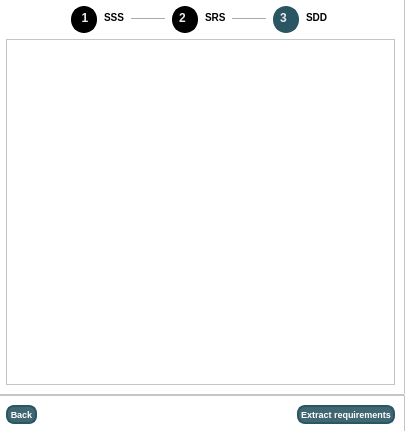
<?xml version="1.0" encoding="UTF-8"?>
<ui version="4.0">
 <class>style_exigence</class>
 <widget class="QDialog" name="style_exigence">
  <property name="geometry">
   <rect>
    <x>0</x>
    <y>0</y>
    <width>405</width>
    <height>431</height>
   </rect>
  </property>
  <property name="windowTitle">
   <string>Styles</string>
  </property>
  <property name="styleSheet">
   <string notr="true">    background-color: rgba(20, 31, 35, 1);</string>
  </property>
  <layout class="QHBoxLayout" name="horizontalLayout_2">
   <property name="spacing">
    <number>0</number>
   </property>
   <property name="leftMargin">
    <number>0</number>
   </property>
   <property name="topMargin">
    <number>0</number>
   </property>
   <property name="rightMargin">
    <number>0</number>
   </property>
   <property name="bottomMargin">
    <number>0</number>
   </property>
   <item>
    <widget class="QStackedWidget" name="Styles_stacked">
     <property name="styleSheet">
      <string notr="true">QFrame{
	background-color:white;
	color:black;
}

QLabel{
    color: black;
    font-size: 10px;
	padding-left:2px;
	font-weight: bold;
	padding-bottom:3px;
}</string>
     </property>
     <property name="currentIndex">
      <number>2</number>
     </property>
     <widget class="QWidget" name="page">
      <property name="styleSheet">
       <string notr="true"/>
      </property>
      <widget class="QFrame" name="frame">
       <property name="geometry">
        <rect>
         <x>-10</x>
         <y>-13</y>
         <width>421</width>
         <height>451</height>
        </rect>
       </property>
       <property name="styleSheet">
        <string notr="true"/>
       </property>
       <property name="frameShape">
        <enum>QFrame::Shape::StyledPanel</enum>
       </property>
       <property name="frameShadow">
        <enum>QFrame::Shadow::Raised</enum>
       </property>
       <layout class="QVBoxLayout" name="verticalLayout">
        <property name="spacing">
         <number>0</number>
        </property>
        <property name="leftMargin">
         <number>5</number>
        </property>
        <property name="topMargin">
         <number>5</number>
        </property>
        <property name="rightMargin">
         <number>5</number>
        </property>
        <property name="bottomMargin">
         <number>5</number>
        </property>
        <item>
         <widget class="QFrame" name="frame_3">
          <property name="sizePolicy">
           <sizepolicy hsizetype="Expanding" vsizetype="Expanding">
            <horstretch>0</horstretch>
            <verstretch>0</verstretch>
           </sizepolicy>
          </property>
          <property name="styleSheet">
           <string notr="true">
color:black;</string>
          </property>
          <property name="frameShape">
           <enum>QFrame::Shape::StyledPanel</enum>
          </property>
          <property name="frameShadow">
           <enum>QFrame::Shadow::Raised</enum>
          </property>
          <layout class="QVBoxLayout" name="verticalLayout_3">
           <property name="spacing">
            <number>5</number>
           </property>
           <item>
            <widget class="QFrame" name="frame_13">
             <property name="enabled">
              <bool>true</bool>
             </property>
             <property name="styleSheet">
              <string notr="true">#frame_13{
	border:none;
	background:transparent;
}</string>
             </property>
             <property name="frameShape">
              <enum>QFrame::Shape::StyledPanel</enum>
             </property>
             <property name="frameShadow">
              <enum>QFrame::Shadow::Raised</enum>
             </property>
             <layout class="QHBoxLayout" name="horizontalLayout_9">
              <property name="spacing">
               <number>2</number>
              </property>
              <property name="leftMargin">
               <number>60</number>
              </property>
              <property name="topMargin">
               <number>3</number>
              </property>
              <property name="rightMargin">
               <number>60</number>
              </property>
              <property name="bottomMargin">
               <number>0</number>
              </property>
              <item>
               <widget class="QLabel" name="label_21">
                <property name="maximumSize">
                 <size>
                  <width>31</width>
                  <height>27</height>
                 </size>
                </property>
                <property name="styleSheet">
                 <string notr="true">    border: 2px solid rgba(42, 85, 98, 1);
    background-color: rgba(42, 85, 98, 1);  
    border-radius: 13px;
    min-width: 20px;
    min-height: 20px;
    max-width: 20px;
    max-height: 20px;
    color: rgb(236, 236, 236);              
    font-weight: bold;
    font-size: 12px;
	margin-left:5px;
	qproperty-alignment: 'AlignCenter'; /* force le texte au centre */</string>
                </property>
                <property name="text">
                 <string>1</string>
                </property>
                <property name="scaledContents">
                 <bool>true</bool>
                </property>
                <property name="alignment">
                 <set>Qt::AlignmentFlag::AlignCenter</set>
                </property>
               </widget>
              </item>
              <item>
               <widget class="QLabel" name="label_22">
                <property name="maximumSize">
                 <size>
                  <width>30</width>
                  <height>20</height>
                 </size>
                </property>
                <property name="styleSheet">
                 <string notr="true">border:none;
background:transparent;</string>
                </property>
                <property name="text">
                 <string>SSS</string>
                </property>
               </widget>
              </item>
              <item>
               <widget class="Line" name="line_10">
                <property name="orientation">
                 <enum>Qt::Orientation::Horizontal</enum>
                </property>
               </widget>
              </item>
              <item>
               <widget class="QLabel" name="label_23">
                <property name="maximumSize">
                 <size>
                  <width>29</width>
                  <height>25</height>
                 </size>
                </property>
                <property name="styleSheet">
                 <string notr="true">    border: 1px solid rgba(188,195,205,1);
    background-color: white;  
    border-radius: 12px;
    min-width: 20px;
    min-height: 20px;
    max-width: 20px;
    max-height: 20px;
    color: rgba(88,92,101,1);              
    font-weight: bold;
    font-size: 12px;
	margin-left:5px;
	qproperty-alignment: 'AlignCenter'; /* force le texte au centre */</string>
                </property>
                <property name="text">
                 <string>2</string>
                </property>
                <property name="scaledContents">
                 <bool>true</bool>
                </property>
               </widget>
              </item>
              <item>
               <widget class="QLabel" name="label_24">
                <property name="maximumSize">
                 <size>
                  <width>30</width>
                  <height>20</height>
                 </size>
                </property>
                <property name="styleSheet">
                 <string notr="true">border:none;
background:transparent;</string>
                </property>
                <property name="text">
                 <string>SRS</string>
                </property>
               </widget>
              </item>
              <item>
               <widget class="Line" name="line_11">
                <property name="orientation">
                 <enum>Qt::Orientation::Horizontal</enum>
                </property>
               </widget>
              </item>
              <item>
               <widget class="QLabel" name="label_25">
                <property name="maximumSize">
                 <size>
                  <width>29</width>
                  <height>25</height>
                 </size>
                </property>
                <property name="styleSheet">
                 <string notr="true">    border: 1px solid rgba(188,195,205,1);
    background-color: white;  
    border-radius: 12px;
    min-width: 20px;
    min-height: 20px;
    max-width: 20px;
    max-height: 20px;
    color: rgba(88,92,101,1);              
    font-weight: bold;
    font-size: 12px;
	margin-left:5px;
	qproperty-alignment: 'AlignCenter'; /* force le texte au centre */</string>
                </property>
                <property name="text">
                 <string>3</string>
                </property>
               </widget>
              </item>
              <item>
               <widget class="QLabel" name="label_26">
                <property name="maximumSize">
                 <size>
                  <width>16777215</width>
                  <height>20</height>
                 </size>
                </property>
                <property name="styleSheet">
                 <string notr="true">border:none;
background:transparent;</string>
                </property>
                <property name="text">
                 <string>SDD</string>
                </property>
               </widget>
              </item>
             </layout>
            </widget>
           </item>
           <item>
            <widget class="QListWidget" name="style_liste">
             <property name="sizePolicy">
              <sizepolicy hsizetype="Expanding" vsizetype="Expanding">
               <horstretch>0</horstretch>
               <verstretch>0</verstretch>
              </sizepolicy>
             </property>
             <property name="styleSheet">
              <string notr="true">background-color:white;
color:black;</string>
             </property>
            </widget>
           </item>
          </layout>
         </widget>
        </item>
        <item>
         <widget class="QFrame" name="frame_2">
          <property name="minimumSize">
           <size>
            <width>0</width>
            <height>34</height>
           </size>
          </property>
          <property name="styleSheet">
           <string notr="true">background-color: white;
color:black;</string>
          </property>
          <property name="frameShape">
           <enum>QFrame::Shape::StyledPanel</enum>
          </property>
          <property name="frameShadow">
           <enum>QFrame::Shadow::Raised</enum>
          </property>
          <layout class="QHBoxLayout" name="horizontalLayout">
           <property name="leftMargin">
            <number>6</number>
           </property>
           <property name="topMargin">
            <number>5</number>
           </property>
           <item>
            <spacer name="horizontalSpacer_2">
             <property name="orientation">
              <enum>Qt::Orientation::Horizontal</enum>
             </property>
             <property name="sizeHint" stdset="0">
              <size>
               <width>40</width>
               <height>20</height>
              </size>
             </property>
            </spacer>
           </item>
           <item>
            <widget class="QPushButton" name="pushButton_2">
             <property name="minimumSize">
              <size>
               <width>0</width>
               <height>18</height>
              </size>
             </property>
             <property name="maximumSize">
              <size>
               <width>16777215</width>
               <height>18</height>
              </size>
             </property>
             <property name="styleSheet">
              <string notr="true">QPushButton {
    background-color: rgba(42, 85, 98,0.9); 
    color: white;
    border: 2px solid rgba(42, 85, 98,1);
    border-radius: 8px; 
    font-size: 9px; 
    padding: 2px; 
    font-weight: bold;
    text-align: center; 
}

QPushButton:hover {
    background-color: rgba(42, 85, 98, 1); 
    border: 2px solid #5577a4;
}

QPushButton:pressed {
    background-color: #1f2a3b; 
    border: 2px solid #2b3d56; 
}
</string>
             </property>
             <property name="text">
              <string>Continue</string>
             </property>
            </widget>
           </item>
          </layout>
         </widget>
        </item>
       </layout>
      </widget>
     </widget>
     <widget class="QWidget" name="page_2">
      <widget class="QFrame" name="frame_4">
       <property name="geometry">
        <rect>
         <x>-10</x>
         <y>-10</y>
         <width>421</width>
         <height>451</height>
        </rect>
       </property>
       <property name="styleSheet">
        <string notr="true">background-color: rgba(20, 31, 35, 1);</string>
       </property>
       <property name="frameShape">
        <enum>QFrame::Shape::StyledPanel</enum>
       </property>
       <property name="frameShadow">
        <enum>QFrame::Shadow::Raised</enum>
       </property>
       <layout class="QVBoxLayout" name="verticalLayout_2">
        <property name="spacing">
         <number>0</number>
        </property>
        <property name="leftMargin">
         <number>5</number>
        </property>
        <property name="topMargin">
         <number>5</number>
        </property>
        <property name="rightMargin">
         <number>5</number>
        </property>
        <property name="bottomMargin">
         <number>5</number>
        </property>
        <item>
         <widget class="QFrame" name="frame_5">
          <property name="sizePolicy">
           <sizepolicy hsizetype="Expanding" vsizetype="Expanding">
            <horstretch>0</horstretch>
            <verstretch>0</verstretch>
           </sizepolicy>
          </property>
          <property name="styleSheet">
           <string notr="true">background-color:white;
color:black;</string>
          </property>
          <property name="frameShape">
           <enum>QFrame::Shape::StyledPanel</enum>
          </property>
          <property name="frameShadow">
           <enum>QFrame::Shadow::Raised</enum>
          </property>
          <layout class="QVBoxLayout" name="verticalLayout_4">
           <item alignment="Qt::AlignmentFlag::AlignTop">
            <widget class="QFrame" name="frame_12">
             <property name="enabled">
              <bool>true</bool>
             </property>
             <property name="styleSheet">
              <string notr="true">#frame_12{
	border:none;
}</string>
             </property>
             <property name="frameShape">
              <enum>QFrame::Shape::StyledPanel</enum>
             </property>
             <property name="frameShadow">
              <enum>QFrame::Shadow::Raised</enum>
             </property>
             <layout class="QHBoxLayout" name="horizontalLayout_7">
              <property name="spacing">
               <number>2</number>
              </property>
              <property name="leftMargin">
               <number>60</number>
              </property>
              <property name="topMargin">
               <number>0</number>
              </property>
              <property name="rightMargin">
               <number>60</number>
              </property>
              <property name="bottomMargin">
               <number>0</number>
              </property>
              <item>
               <widget class="QLabel" name="label_8">
                <property name="maximumSize">
                 <size>
                  <width>31</width>
                  <height>27</height>
                 </size>
                </property>
                <property name="styleSheet">
                 <string notr="true">#label_8 {
    border: 2px solid black;
    background-color: black;  
    border-radius: 13px;
    min-width: 20px;
    min-height: 20px;
    max-width: 20px;
    max-height: 20px;
    color: rgb(236, 236, 236);              
    font-weight: bold;
    font-size: 12px;
	margin-left:5px;
	qproperty-alignment: 'AlignCenter'; /* force le texte au centre */
}</string>
                </property>
                <property name="text">
                 <string>1</string>
                </property>
                <property name="scaledContents">
                 <bool>true</bool>
                </property>
                <property name="alignment">
                 <set>Qt::AlignmentFlag::AlignCenter</set>
                </property>
               </widget>
              </item>
              <item>
               <widget class="QLabel" name="label_10">
                <property name="maximumSize">
                 <size>
                  <width>30</width>
                  <height>20</height>
                 </size>
                </property>
                <property name="text">
                 <string>SSS</string>
                </property>
               </widget>
              </item>
              <item>
               <widget class="Line" name="line_6">
                <property name="orientation">
                 <enum>Qt::Orientation::Horizontal</enum>
                </property>
               </widget>
              </item>
              <item>
               <widget class="QLabel" name="label_11">
                <property name="maximumSize">
                 <size>
                  <width>31</width>
                  <height>27</height>
                 </size>
                </property>
                <property name="styleSheet">
                 <string notr="true">#label_11{
    border: 2px solid rgba(42, 85, 98, 1);
    background-color: rgba(42, 85, 98, 1);  
    border-radius: 13px;
    min-width: 20px;
    min-height: 20px;
    max-width: 20px;
    max-height: 20px;
    color: rgb(236, 236, 236);              
    font-weight: bold;
    font-size: 12px;
	margin-left:5px;
	qproperty-alignment: 'AlignCenter'; /* force le texte au centre */
}</string>
                </property>
                <property name="text">
                 <string>2</string>
                </property>
                <property name="scaledContents">
                 <bool>true</bool>
                </property>
               </widget>
              </item>
              <item>
               <widget class="QLabel" name="label_12">
                <property name="maximumSize">
                 <size>
                  <width>30</width>
                  <height>20</height>
                 </size>
                </property>
                <property name="styleSheet">
                 <string notr="true">#label_3 {
    border: 2px solid rgba(188,195,205,1);
    background-color: white;  
    border-radius: 13px;
    min-width: 20px;
    min-height: 20px;
    max-width: 20px;
    max-height: 20px;
    color: rgba(88,92,101,1);              
    font-weight: bold;
    font-size: 12px;
	qproperty-alignment: 'AlignCenter'; /* force le texte au centre */
}</string>
                </property>
                <property name="text">
                 <string>SRS</string>
                </property>
               </widget>
              </item>
              <item>
               <widget class="Line" name="line_7">
                <property name="orientation">
                 <enum>Qt::Orientation::Horizontal</enum>
                </property>
               </widget>
              </item>
              <item>
               <widget class="QLabel" name="label_13">
                <property name="maximumSize">
                 <size>
                  <width>29</width>
                  <height>25</height>
                 </size>
                </property>
                <property name="styleSheet">
                 <string notr="true">#label_13 {
    border: 1px solid rgba(188,195,205,1);
    background-color: white;  
    border-radius: 12px;
    min-width: 20px;
    min-height: 20px;
    max-width: 20px;
    max-height: 20px;
    color: rgba(88,92,101,1);              
    font-weight: bold;
    font-size: 12px;
	margin-left:5px;
	qproperty-alignment: 'AlignCenter'; /* force le texte au centre */
}</string>
                </property>
                <property name="text">
                 <string>3</string>
                </property>
               </widget>
              </item>
              <item>
               <widget class="QLabel" name="label_14">
                <property name="maximumSize">
                 <size>
                  <width>16777215</width>
                  <height>20</height>
                 </size>
                </property>
                <property name="text">
                 <string>SDD</string>
                </property>
               </widget>
              </item>
             </layout>
            </widget>
           </item>
           <item>
            <widget class="QListWidget" name="style_liste_2">
             <property name="sizePolicy">
              <sizepolicy hsizetype="Expanding" vsizetype="Expanding">
               <horstretch>0</horstretch>
               <verstretch>0</verstretch>
              </sizepolicy>
             </property>
             <property name="styleSheet">
              <string notr="true">background-color:white;
color:black;</string>
             </property>
            </widget>
           </item>
          </layout>
         </widget>
        </item>
        <item alignment="Qt::AlignmentFlag::AlignBottom">
         <widget class="QFrame" name="frame_6">
          <property name="styleSheet">
           <string notr="true">background-color: white;
color:black;</string>
          </property>
          <property name="frameShape">
           <enum>QFrame::Shape::StyledPanel</enum>
          </property>
          <property name="frameShadow">
           <enum>QFrame::Shadow::Raised</enum>
          </property>
          <layout class="QHBoxLayout" name="horizontalLayout_3">
           <item>
            <widget class="QPushButton" name="pushButton_4">
             <property name="styleSheet">
              <string notr="true">QPushButton {
    background-color: rgba(42, 85, 98,0.9); 
    color: white;
    border: 2px solid rgba(42, 85, 98,1);
    border-radius: 8px; 
    font-size: 9px; 
    padding: 2px; 
    font-weight: bold;
    text-align: center; 
}

QPushButton:hover {
    background-color: rgba(42, 85, 98, 1); 
    border: 2px solid #5577a4;
}

QPushButton:pressed {
    background-color: #1f2a3b; 
    border: 2px solid #2b3d56; 
}
</string>
             </property>
             <property name="text">
              <string>Back</string>
             </property>
            </widget>
           </item>
           <item>
            <spacer name="horizontalSpacer_3">
             <property name="orientation">
              <enum>Qt::Orientation::Horizontal</enum>
             </property>
             <property name="sizeHint" stdset="0">
              <size>
               <width>40</width>
               <height>20</height>
              </size>
             </property>
            </spacer>
           </item>
           <item>
            <widget class="QPushButton" name="pushButton_6">
             <property name="styleSheet">
              <string notr="true">QPushButton {
    background-color: rgba(42, 85, 98,0.9); 
    color: white;
    border: 2px solid rgba(42, 85, 98,1);
    border-radius: 8px; 
    font-size: 9px; 
    padding: 2px; 
    font-weight: bold;
    text-align: center; 
}

QPushButton:hover {
    background-color: rgba(42, 85, 98, 1); 
    border: 2px solid #5577a4;
}

QPushButton:pressed {
    background-color: #1f2a3b; 
    border: 2px solid #2b3d56; 
}
</string>
             </property>
             <property name="text">
              <string>Continue</string>
             </property>
            </widget>
           </item>
          </layout>
         </widget>
        </item>
       </layout>
      </widget>
     </widget>
     <widget class="QWidget" name="page_3">
      <widget class="QFrame" name="frame_7">
       <property name="geometry">
        <rect>
         <x>-10</x>
         <y>-10</y>
         <width>421</width>
         <height>451</height>
        </rect>
       </property>
       <property name="styleSheet">
        <string notr="true">background-color: rgba(20, 31, 35, 1);</string>
       </property>
       <property name="frameShape">
        <enum>QFrame::Shape::StyledPanel</enum>
       </property>
       <property name="frameShadow">
        <enum>QFrame::Shadow::Raised</enum>
       </property>
       <layout class="QVBoxLayout" name="verticalLayout_5">
        <property name="spacing">
         <number>0</number>
        </property>
        <property name="leftMargin">
         <number>5</number>
        </property>
        <property name="topMargin">
         <number>5</number>
        </property>
        <property name="rightMargin">
         <number>5</number>
        </property>
        <property name="bottomMargin">
         <number>5</number>
        </property>
        <item>
         <widget class="QFrame" name="frame_8">
          <property name="sizePolicy">
           <sizepolicy hsizetype="Expanding" vsizetype="Expanding">
            <horstretch>0</horstretch>
            <verstretch>0</verstretch>
           </sizepolicy>
          </property>
          <property name="styleSheet">
           <string notr="true">QFrame{
	background-color:white;
	color:black;
}

QLabel{
    color: black;
    font-size: 10px;
	padding-left:2px;
	font-weight: bold;
	padding-bottom:3px;
}</string>
          </property>
          <property name="frameShape">
           <enum>QFrame::Shape::StyledPanel</enum>
          </property>
          <property name="frameShadow">
           <enum>QFrame::Shadow::Raised</enum>
          </property>
          <layout class="QVBoxLayout" name="verticalLayout_6">
           <item alignment="Qt::AlignmentFlag::AlignTop">
            <widget class="QFrame" name="frame_10">
             <property name="styleSheet">
              <string notr="true">#frame_10{
	border:none;
}</string>
             </property>
             <property name="frameShape">
              <enum>QFrame::Shape::StyledPanel</enum>
             </property>
             <property name="frameShadow">
              <enum>QFrame::Shadow::Raised</enum>
             </property>
             <layout class="QHBoxLayout" name="horizontalLayout_6">
              <property name="spacing">
               <number>2</number>
              </property>
              <property name="leftMargin">
               <number>60</number>
              </property>
              <property name="topMargin">
               <number>0</number>
              </property>
              <property name="rightMargin">
               <number>60</number>
              </property>
              <property name="bottomMargin">
               <number>0</number>
              </property>
              <item>
               <widget class="QLabel" name="label_4">
                <property name="maximumSize">
                 <size>
                  <width>31</width>
                  <height>27</height>
                 </size>
                </property>
                <property name="styleSheet">
                 <string notr="true">    border: 2px solid black;
    background-color: black;  
    border-radius: 13px;
    min-width: 20px;
    min-height: 20px;
    max-width: 20px;
    max-height: 20px;
    color: rgb(236, 236, 236);              
    font-weight: bold;
    font-size: 12px;
	margin-left:5px;
	qproperty-alignment: 'AlignCenter'; /* force le texte au centre */</string>
                </property>
                <property name="text">
                 <string>1</string>
                </property>
                <property name="scaledContents">
                 <bool>true</bool>
                </property>
                <property name="alignment">
                 <set>Qt::AlignmentFlag::AlignCenter</set>
                </property>
               </widget>
              </item>
              <item>
               <widget class="QLabel" name="label_3">
                <property name="maximumSize">
                 <size>
                  <width>30</width>
                  <height>20</height>
                 </size>
                </property>
                <property name="text">
                 <string>SSS</string>
                </property>
               </widget>
              </item>
              <item>
               <widget class="Line" name="line_4">
                <property name="orientation">
                 <enum>Qt::Orientation::Horizontal</enum>
                </property>
               </widget>
              </item>
              <item>
               <widget class="QLabel" name="label_5">
                <property name="maximumSize">
                 <size>
                  <width>31</width>
                  <height>27</height>
                 </size>
                </property>
                <property name="styleSheet">
                 <string notr="true">    border: 2px solid black;
    background-color: black;  
    border-radius: 13px;
    min-width: 20px;
    min-height: 20px;
    max-width: 20px;
    max-height: 20px;
    color: rgb(236, 236, 236);              
    font-weight: bold;
    font-size: 12px;
	margin-left:5px;
	qproperty-alignment: 'AlignCenter'; /* force le texte au centre */</string>
                </property>
                <property name="text">
                 <string>2</string>
                </property>
                <property name="scaledContents">
                 <bool>true</bool>
                </property>
               </widget>
              </item>
              <item>
               <widget class="QLabel" name="label_6">
                <property name="maximumSize">
                 <size>
                  <width>30</width>
                  <height>20</height>
                 </size>
                </property>
                <property name="styleSheet">
                 <string notr="true">#label_3 {
    border: 2px solid rgba(188,195,205,1);
    background-color: white;  
    border-radius: 13px;
    min-width: 20px;
    min-height: 20px;
    max-width: 20px;
    max-height: 20px;
    color: rgba(88,92,101,1);              
    font-weight: bold;
    font-size: 12px;
	qproperty-alignment: 'AlignCenter'; /* force le texte au centre */
}</string>
                </property>
                <property name="text">
                 <string>SRS</string>
                </property>
               </widget>
              </item>
              <item>
               <widget class="Line" name="line_5">
                <property name="orientation">
                 <enum>Qt::Orientation::Horizontal</enum>
                </property>
               </widget>
              </item>
              <item>
               <widget class="QLabel" name="label_7">
                <property name="maximumSize">
                 <size>
                  <width>31</width>
                  <height>27</height>
                 </size>
                </property>
                <property name="styleSheet">
                 <string notr="true">#label_7 {
    border: 2px solid rgba(42, 85, 98, 1);
    background-color: rgba(42, 85, 98, 1);  
    border-radius: 13px;
    min-width: 20px;
    min-height: 20px;
    max-width: 20px;
    max-height: 20px;
    color: rgb(236, 236, 236);              
    font-weight: bold;
    font-size: 12px;
	margin-left:5px;
	qproperty-alignment: 'AlignCenter'; /* force le texte au centre */
}</string>
                </property>
                <property name="text">
                 <string>3</string>
                </property>
               </widget>
              </item>
              <item>
               <widget class="QLabel" name="label_9">
                <property name="maximumSize">
                 <size>
                  <width>16777215</width>
                  <height>20</height>
                 </size>
                </property>
                <property name="text">
                 <string>SDD</string>
                </property>
               </widget>
              </item>
             </layout>
            </widget>
           </item>
           <item>
            <widget class="QListWidget" name="style_liste_3">
             <property name="sizePolicy">
              <sizepolicy hsizetype="Expanding" vsizetype="Expanding">
               <horstretch>0</horstretch>
               <verstretch>0</verstretch>
              </sizepolicy>
             </property>
             <property name="maximumSize">
              <size>
               <width>16777215</width>
               <height>16777215</height>
              </size>
             </property>
             <property name="styleSheet">
              <string notr="true">background-color:white;
color:black;</string>
             </property>
            </widget>
           </item>
          </layout>
         </widget>
        </item>
        <item>
         <widget class="QFrame" name="frame_9">
          <property name="styleSheet">
           <string notr="true">background-color: white;
color:black;</string>
          </property>
          <property name="frameShape">
           <enum>QFrame::Shape::StyledPanel</enum>
          </property>
          <property name="frameShadow">
           <enum>QFrame::Shadow::Raised</enum>
          </property>
          <layout class="QHBoxLayout" name="horizontalLayout_4">
           <item>
            <widget class="QPushButton" name="pushButton_3">
             <property name="styleSheet">
              <string notr="true">QPushButton {
    background-color: rgba(42, 85, 98,0.9); 
    color: white;
    border: 2px solid rgba(42, 85, 98,1);
    border-radius: 8px; 
    font-size: 9px; 
    padding: 2px; 
    font-weight: bold;
    text-align: center; 
}

QPushButton:hover {
    background-color: rgba(42, 85, 98, 1); 
    border: 2px solid #5577a4;
}

QPushButton:pressed {
    background-color: #1f2a3b; 
    border: 2px solid #2b3d56; 
}
</string>
             </property>
             <property name="text">
              <string>Back</string>
             </property>
            </widget>
           </item>
           <item>
            <spacer name="horizontalSpacer">
             <property name="orientation">
              <enum>Qt::Orientation::Horizontal</enum>
             </property>
             <property name="sizeHint" stdset="0">
              <size>
               <width>40</width>
               <height>20</height>
              </size>
             </property>
            </spacer>
           </item>
           <item>
            <widget class="QPushButton" name="pushButton_5">
             <property name="styleSheet">
              <string notr="true">QPushButton {
    background-color: rgba(42, 85, 98,0.9); 
    color: white;
    border: 2px solid rgba(42, 85, 98,1);
    border-radius: 8px; 
    font-size: 9px; 
    padding: 2px; 
    font-weight: bold;
    text-align: center; 
}

QPushButton:hover {
    background-color: rgba(42, 85, 98, 1); 
    border: 2px solid #5577a4;
}

QPushButton:pressed {
    background-color: #1f2a3b; 
    border: 2px solid #2b3d56; 
}
</string>
             </property>
             <property name="text">
              <string>Extract requirements</string>
             </property>
            </widget>
           </item>
          </layout>
         </widget>
        </item>
       </layout>
      </widget>
     </widget>
    </widget>
   </item>
  </layout>
 </widget>
 <resources/>
 <connections/>
</ui>
